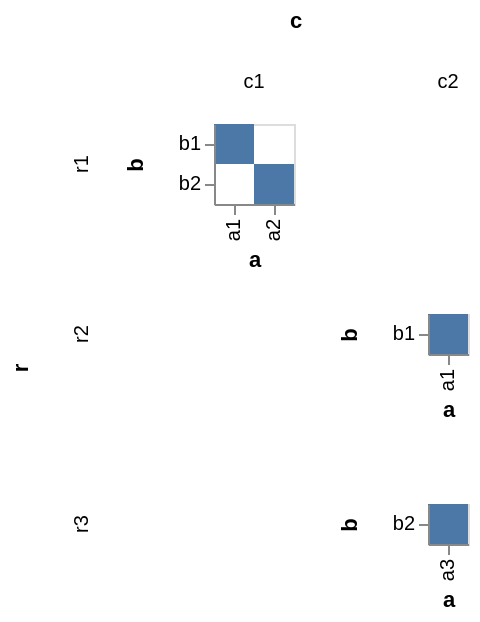

Here is the Vega-Lite specification saved for this chart:
### Vega specification from a JSON file in a GitHub repository (floating-point values rounded to 4 significant figures)
{"$schema": "https://vega.github.io/schema/vega/v4.json", "autosize": "pad", "padding": 5, "data": [{"name": "source_0", "values": [{"r": "r1", "c": "c1", "a": "a1", "b": "b1"}, {"r": "r1", "c": "c1", "a": "a2", "b": "b2"}, {"r": "r2", "c": "c2", "a": "a1", "b": "b1"}, {"r": "r3", "c": "c2", "a": "a3", "b": "b2"}]}, {"name": "cross_column_domain_row_domain", "source": "source_0", "transform": [{"type": "aggregate", "groupby": ["r", "c"], "fields": ["a", "b"], "ops": ["distinct", "distinct"]}]}, {"name": "column_domain", "source": "cross_column_domain_row_domain", "transform": [{"type": "aggregate", "groupby": ["c"], "fields": ["distinct_a"], "ops": ["max"], "as": ["distinct_a"]}]}, {"name": "row_domain", "source": "cross_column_domain_row_domain", "transform": [{"type": "aggregate", "groupby": ["r"], "fields": ["distinct_b"], "ops": ["max"], "as": ["distinct_b"]}]}], "signals": [{"name": "child_x_step", "value": 20}, {"name": "child_y_step", "value": 20}], "layout": {"padding": {"row": 20, "column": 20}, "offset": {"rowTitle": 10, "columnTitle": 10}, "columns": {"signal": "length(data('column_domain'))"}, "bounds": "full", "align": "all"}, "marks": [{"name": "row-title", "type": "group", "role": "row-title", "title": {"text": "r", "offset": 10, "orient": "left", "style": "guide-title"}}, {"name": "column-title", "type": "group", "role": "column-title", "title": {"text": "c", "offset": 10, "style": "guide-title"}}, {"name": "row_header", "type": "group", "role": "row-header", "from": {"data": "row_domain"}, "sort": {"field": "datum[\"r\"]", "order": "ascending"}, "title": {"text": {"signal": "''+parent[\"r\"]"}, "offset": 10, "orient": "left", "style": "guide-label", "baseline": "middle"}, "encode": {"update": {"height": {"signal": "bandspace(datum[\"distinct_b\"], 0, 0) * child_y_step"}}}}, {"name": "column_header", "type": "group", "role": "column-header", "from": {"data": "column_domain"}, "sort": {"field": "datum[\"c\"]", "order": "ascending"}, "title": {"text": {"signal": "''+parent[\"c\"]"}, "offset": 10, "style": "guide-label", "baseline": "middle"}, "encode": {"update": {"width": {"signal": "bandspace(datum[\"distinct_a\"], 0, 0) * child_x_step"}}}}, {"name": "cell", "type": "group", "style": "cell", "from": {"facet": {"name": "facet", "data": "source_0", "groupby": ["r", "c"], "aggregate": {"cross": true, "fields": ["a", "b"], "ops": ["distinct", "distinct"], "as": ["distinct_a", "distinct_b"]}}}, "sort": {"field": ["datum[\"r\"]", "datum[\"c\"]"], "order": ["ascending", "ascending"]}, "encode": {"update": {"width": {"signal": "bandspace(datum[\"distinct_a\"], 0, 0) * child_x_step"}, "height": {"signal": "bandspace(datum[\"distinct_b\"], 0, 0) * child_y_step"}}}, "marks": [{"name": "child_marks", "type": "rect", "style": ["rect"], "from": {"data": "facet"}, "encode": {"update": {"fill": {"value": "#4c78a8"}, "tooltip": {"signal": "{\"b\": ''+datum[\"b\"], \"a\": ''+datum[\"a\"]}"}, "x": {"scale": "child_x", "field": "a"}, "width": {"scale": "child_x", "band": true}, "y": {"scale": "child_y", "field": "b"}, "height": {"scale": "child_y", "band": true}}}}], "scales": [{"name": "child_x", "type": "band", "domain": {"data": "facet", "field": "a", "sort": true}, "range": {"step": {"signal": "child_x_step"}}, "paddingInner": 0, "paddingOuter": 0}, {"name": "child_y", "type": "band", "domain": {"data": "facet", "field": "b", "sort": true}, "range": {"step": {"signal": "child_y_step"}}, "paddingInner": 0, "paddingOuter": 0}], "axes": [{"scale": "child_x", "orient": "bottom", "grid": false, "title": "a", "labelAlign": "right", "labelAngle": 270, "labelBaseline": "middle", "zindex": 1}, {"scale": "child_y", "orient": "left", "grid": false, "title": "b", "zindex": 1}]}], "config": {"axisY": {"minExtent": 30}}}
